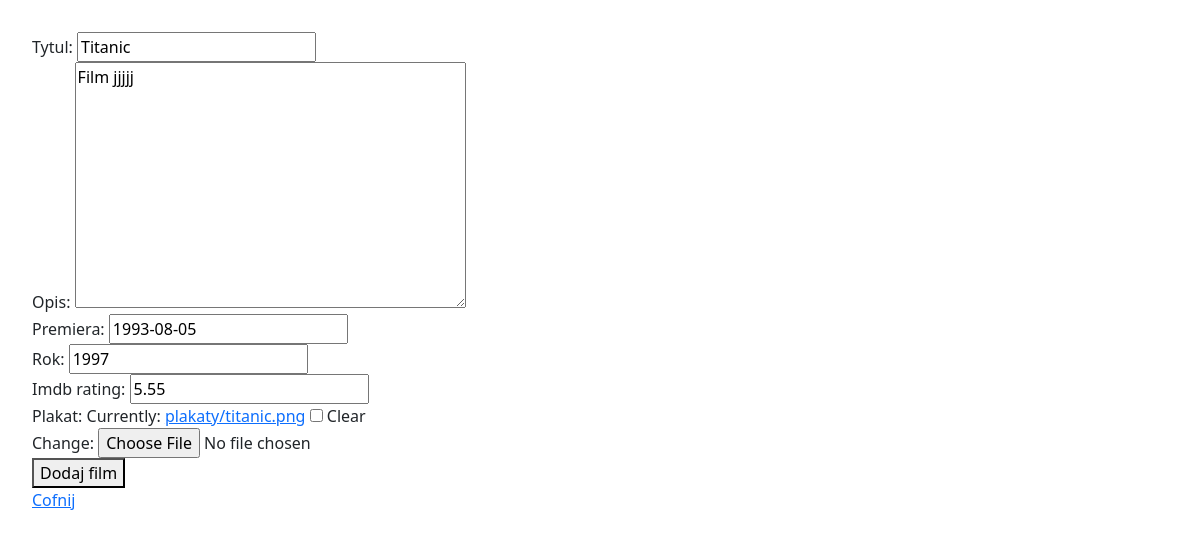
The page /filmy/edytuj/1/ (signed in) on the database its author committed.
### filmyweb/models.py (models this page shows, shortened)
class Film(models.Model):
    tytul = models.CharField(max_length=64, blank=False, unique=True)
    rok = models.PositiveSmallIntegerField(default=2000)
    opis = models.TextField(default="")
    premiera = models.DateField(null=True, blank=True)
    imdb_rating = models.DecimalField(max_digits=4, decimal_places=2, null=True, blank=True)
    plakat = models.ImageField(upload_to="plakaty", null=True, blank=True)

### filmyweb/views.py (the view)
# urls.py: path('edytuj/<int:id>/', edytuj_film, name='edit_film'),
@login_required
def edytuj_film(request, id):
    film = get_object_or_404(Film, pk=id)
    form = FilmForm(request.POST or None, request.FILES or None, instance=film)
    if form.is_valid():
        form.save()
        return redirect(wszystkie_filmy)
    return render(request, 'film_form.html', {'form': form})

### filmyweb/forms.py
class FilmForm(ModelForm):
    class Meta:
        model = Film
        fields = ['tytul', 'opis', 'premiera', 'rok', 'imdb_rating', 'plakat']

### templates/film_form.html (shortened to what this page needs)
{% extends 'glowny.html' %}
{% load bootstrap %}
{% block strona %}
    <form method="post" enctype="multipart/form-data">
        {{ form|bootstrap }}
        <button type="submit">Dodaj film</button>
    </form>
    <a href="{% url 'wszystkie' %}">Cofnij</a>
{% endblock %}

### filmyweb/static/nowy.css (style rules this page uses)
body { padding: 2rem; }

### rows shown on the page
Film: tytul "Titanic", opis "Film jjjjj", premiera "1993-08-05", rok "1997", imdb_rating "5.55"
